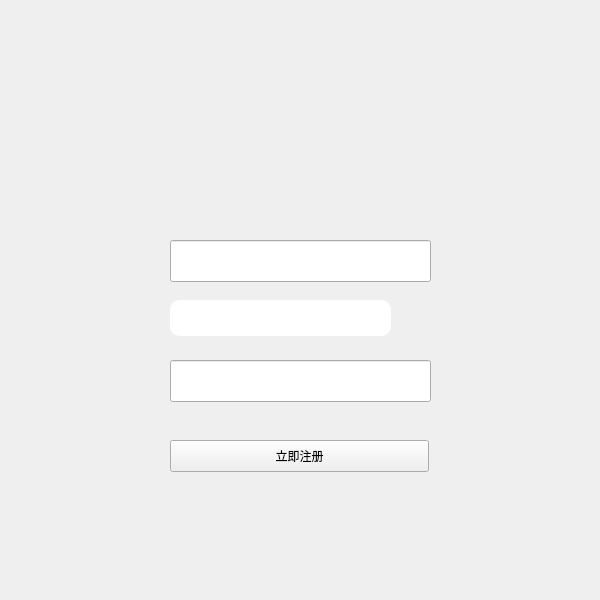
<?xml version="1.0" encoding="UTF-8"?>
<ui version="4.0">
 <class>EnrollWindow</class>
 <widget class="QWidget" name="EnrollWindow">
  <property name="geometry">
   <rect>
    <x>0</x>
    <y>0</y>
    <width>600</width>
    <height>600</height>
   </rect>
  </property>
  <property name="minimumSize">
   <size>
    <width>600</width>
    <height>600</height>
   </size>
  </property>
  <property name="maximumSize">
   <size>
    <width>600</width>
    <height>600</height>
   </size>
  </property>
  <property name="windowTitle">
   <string/>
  </property>
  <property name="windowIcon">
   <iconset resource="src.qrc">
    <normaloff>:/images/QQ.png</normaloff>:/images/QQ.png</iconset>
  </property>
  <widget class="QLineEdit" name="lineEdit_name">
   <property name="geometry">
    <rect>
     <x>170</x>
     <y>240</y>
     <width>261</width>
     <height>42</height>
    </rect>
   </property>
   <property name="sizePolicy">
    <sizepolicy hsizetype="Preferred" vsizetype="Fixed">
     <horstretch>0</horstretch>
     <verstretch>0</verstretch>
    </sizepolicy>
   </property>
   <property name="minimumSize">
    <size>
     <width>261</width>
     <height>42</height>
    </size>
   </property>
   <property name="maximumSize">
    <size>
     <width>261</width>
     <height>42</height>
    </size>
   </property>
   <property name="cursor">
    <cursorShape>SplitHCursor</cursorShape>
   </property>
   <property name="styleSheet">
    <string notr="true"/>
   </property>
  </widget>
  <widget class="QLabel" name="label_welcome">
   <property name="geometry">
    <rect>
     <x>220</x>
     <y>170</y>
     <width>101</width>
     <height>20</height>
    </rect>
   </property>
   <property name="text">
    <string/>
   </property>
  </widget>
  <widget class="QLineEdit" name="lineEdit_phonenumber">
   <property name="geometry">
    <rect>
     <x>170</x>
     <y>360</y>
     <width>261</width>
     <height>42</height>
    </rect>
   </property>
   <property name="sizePolicy">
    <sizepolicy hsizetype="Preferred" vsizetype="Fixed">
     <horstretch>0</horstretch>
     <verstretch>0</verstretch>
    </sizepolicy>
   </property>
   <property name="minimumSize">
    <size>
     <width>261</width>
     <height>42</height>
    </size>
   </property>
   <property name="maximumSize">
    <size>
     <width>261</width>
     <height>42</height>
    </size>
   </property>
   <property name="cursor">
    <cursorShape>SplitHCursor</cursorShape>
   </property>
   <property name="styleSheet">
    <string notr="true"/>
   </property>
  </widget>
  <widget class="QPushButton" name="pushButton_enroll">
   <property name="geometry">
    <rect>
     <x>170</x>
     <y>440</y>
     <width>259</width>
     <height>32</height>
    </rect>
   </property>
   <property name="minimumSize">
    <size>
     <width>259</width>
     <height>32</height>
    </size>
   </property>
   <property name="maximumSize">
    <size>
     <width>259</width>
     <height>32</height>
    </size>
   </property>
   <property name="styleSheet">
    <string notr="true"/>
   </property>
   <property name="text">
    <string>立即注册</string>
   </property>
  </widget>
  <widget class="QGroupBox" name="groupBox">
   <property name="geometry">
    <rect>
     <x>170</x>
     <y>290</y>
     <width>261</width>
     <height>51</height>
    </rect>
   </property>
   <property name="minimumSize">
    <size>
     <width>0</width>
     <height>0</height>
    </size>
   </property>
   <property name="maximumSize">
    <size>
     <width>16777215</width>
     <height>16777215</height>
    </size>
   </property>
   <property name="styleSheet">
    <string notr="true"> border-radius: 10px;</string>
   </property>
   <property name="title">
    <string/>
   </property>
   <widget class="QPushButton" name="pushButton_show_password">
    <property name="geometry">
     <rect>
      <x>230</x>
      <y>20</y>
      <width>31</width>
      <height>29</height>
     </rect>
    </property>
    <property name="styleSheet">
     <string notr="true"> border: none;  </string>
    </property>
    <property name="text">
     <string/>
    </property>
   </widget>
   <widget class="QLineEdit" name="lineEdit_enroll_password">
    <property name="geometry">
     <rect>
      <x>0</x>
      <y>10</y>
      <width>221</width>
      <height>36</height>
     </rect>
    </property>
    <property name="sizePolicy">
     <sizepolicy hsizetype="Preferred" vsizetype="Fixed">
      <horstretch>0</horstretch>
      <verstretch>0</verstretch>
     </sizepolicy>
    </property>
    <property name="minimumSize">
     <size>
      <width>0</width>
      <height>36</height>
     </size>
    </property>
    <property name="maximumSize">
     <size>
      <width>259</width>
      <height>36</height>
     </size>
    </property>
    <property name="cursor">
     <cursorShape>SplitHCursor</cursorShape>
    </property>
    <property name="styleSheet">
     <string notr="true"/>
    </property>
   </widget>
  </widget>
 </widget>
 <resources>
  <include location="src.qrc"/>
 </resources>
 <connections/>
</ui>
